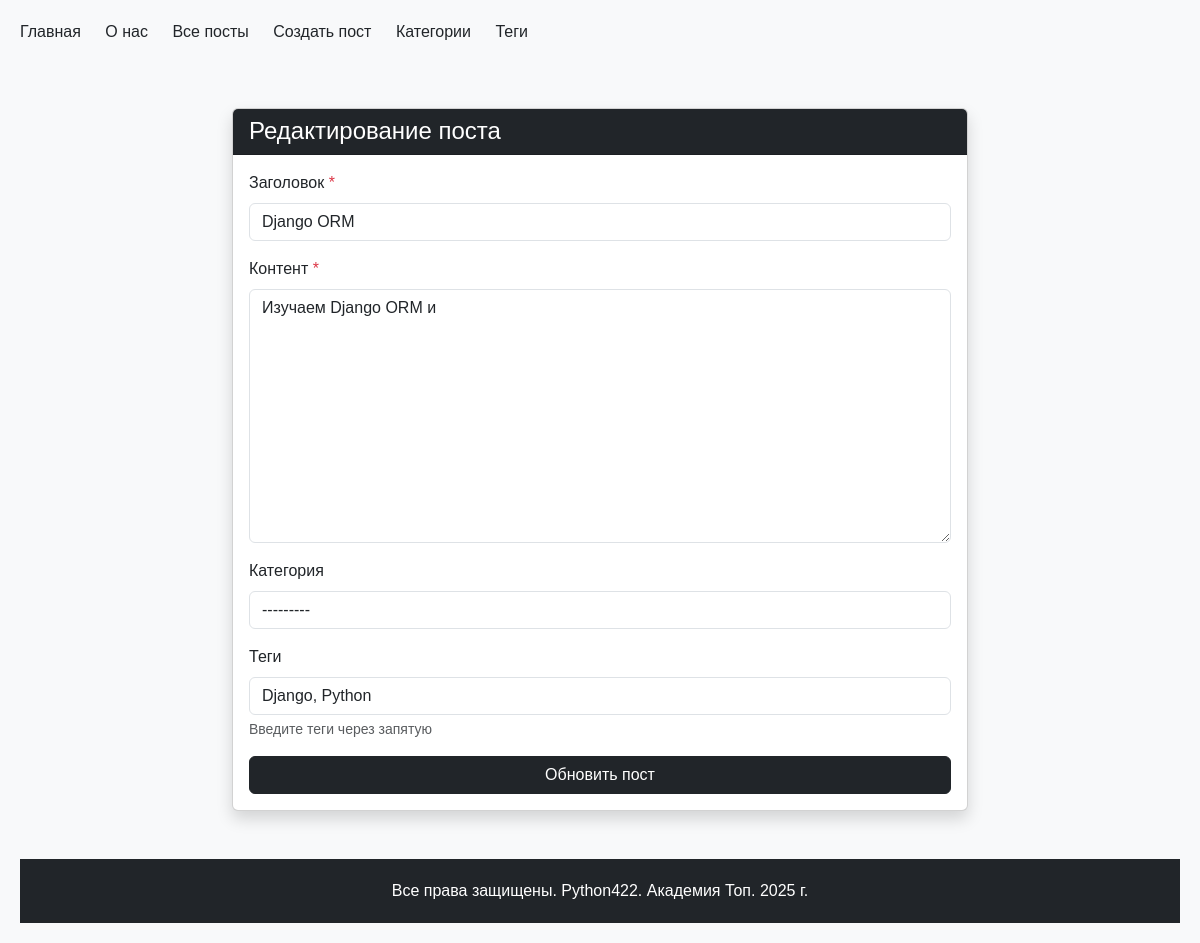
Screenshot of /posts/django-orm/update/ with the database file from the repository.
### python_blog/models.py (models this page shows, shortened)
class Post(models.Model):
    STATUS_CHOICES = [
        ("draft", "Черновик"),
        ("review", "На проверке"),
        ("reviewed", "Проверено"),
        ("published", "Опубликовано"),
    ]
    title = models.CharField(max_length=100, unique=True, verbose_name="Заголовок")
    slug = models.SlugField(max_length=250, unique=True, verbose_name="Слаг", blank=True, null=True)
    content = models.TextField(verbose_name="Контент")
    author = models.ForeignKey(get_user_model(), on_delete=models.CASCADE, verbose_name="Автор", related_name="posts", default=None, null=True)
    created_at = models.DateTimeField(auto_now_add=True, verbose_name="Дата создания")
    updated_at = models.DateTimeField(auto_now=True, verbose_name="Дата обновления")
    views = models.PositiveIntegerField(default=0, verbose_name="Просмотры")
    status = models.CharField(
        max_length=10, choices=STATUS_CHOICES, default="review", verbose_name="Статус"
    )
    category = models.ForeignKey(
        "Category",  # Ссылка на модель Category
        on_delete=models.SET_NULL,  # При удалении категории, установить значение NULL
        blank=True,  # Не требуем в формах заполнения
        null=True,  # Разрешаем значение NULL в базе данных
        related_name="posts",  # Имя обратной связи
        default=None,  # По умолчанию значение NULL
        verbose_name="Категория",
    )
    tags = models.ManyToManyField("Tag", related_name="posts", verbose_name="Теги")
    class Meta:
        ordering = ["-created_at"]
        verbose_name = "Пост"
        verbose_name_plural = "Посты"

### python_blog/views.py (the view)
# urls.py: path('<slug:post_slug>/update/', post_update, name='post_update'),
def post_update(request, post_slug):
    post = Post.objects.get(slug=post_slug)
    if request.method == 'POST':
        form = PostForm(request.POST, instance=post)
        if form.is_valid():
            post = form.save()
            messages.success(request, 'Пост успешно обновлен и отправлен на модерацию')
            return redirect('blog:post_detail', post_slug=post.slug)
    else:
        form = PostForm(instance=post)
    context = {
        'title': 'Редактирование поста',
        'button_text': 'Обновить пост',
        'action_url': reverse('blog:post_update', kwargs={'post_slug': post_slug}),
        'form': form
    }
    return render(request, 'post_form.html', context)

### python_blog/forms.py (shortened to what this page needs)
class PostForm(forms.ModelForm):
    def __init__(self, *args, **kwargs):
        instance = kwargs.get('instance')
        super().__init__(*args, **kwargs)
        if instance:
            self.fields['tags_input'].initial = ', '.join(
                tag.name for tag in instance.tags.all()
            )
    tags_input = forms.CharField(
        label='Теги',
        required=False,
        widget=forms.TextInput(attrs={
            'class': 'form-control',
            'placeholder': 'django, python, разработка',
        }),
        help_text='Введите теги через запятую'
    )
    class Meta:
        model = Post
        fields = ['title', 'content', 'category']
        widgets = {
            'title': forms.TextInput(attrs={
                'class': 'form-control',
                'placeholder': 'Введите заголовок'
            }),
            'content': forms.Textarea(attrs={
                'class': 'form-control',
                'placeholder': 'Введите текст поста'
            }),
            'category': forms.Select(attrs={
                'class': 'form-control'
            })
        }

### python_blog/context_processors.py (called while the page is built)
def menu_items(request):
    menu = [
        {"title": "Главная", "url_name": "main"},
        {"title": "О нас", "url_name": "about"},
        {"title": "Все посты", "url_name": "blog:posts"},
        {"title": "Создать пост", "url_name": "blog:post_create"},
        {"title": "Категории", "url_name": "blog:categories"},
        {"title": "Теги", "url_name": "blog:tags"},
    ]
    current_url_name = request.resolver_match.view_name
    for item in menu:
        item['is_active'] = current_url_name == item['url_name']
    return {'menu_items': menu}

### python_blog/models.py (called while the page is built)
    def __str__(self):
        return self.name

### python_blog/templates/post_form.html (shortened to what this page needs)
{% extends 'base.html' %}
{% block content %}
<div class="container py-5">
    <div class="row justify-content-center">
        <div class="col-md-8">
            <div class="card shadow">
                <div class="card-header bg-dark text-white">
                    <h4 class="mb-0">{{ title }}</h4>
                </div>
                <div class="card-body">
                    <form method="POST" action="{{ action_url }}">
                        {% for field in form %}
                        <div class="mb-3">
                            <label for="{{ field.id_for_label }}" class="form-label">
                                {{ field.label }}
                                {% if field.field.required %}
                                    <span class="text-danger">*</span>
                                {% endif %}
                            </label>
                            {{ field }}
                            {% if field.help_text %}
                            <div class="form-text text-muted">
                                {{ field.help_text }}
                            </div>
                            {% endif %}
                        </div>
                        {% endfor %}
                        <div class="d-grid gap-2">
                            <button type="submit" class="btn btn-dark">
                                {{ button_text }}
                            </button>
                        </div>
                    </form>
                </div>
            </div>
        </div>
    </div>
</div>
{% endblock %}

### static/css/main.css (style rules this page uses)
body { min-height: 100vh; display: flex; flex-direction: column; margin: 0; padding: 20px; background-color: #f8f9fa; font-family: Arial, sans-serif; }

### rows the page displays
Post: form "Django ORM" "Изучаем Django ORM и" "---------"

### other values shown
{{ item.title }} "Главная" "О нас" "Все посты" "Создать пост" "Категории" "Теги"
{{ title }} "Редактирование поста"
{{ field.label }} "Заголовок" "Контент" "Категория" "Теги"
{{ field.help_text }} "Введите теги через запятую"
{{ button_text }} "Обновить пост"
